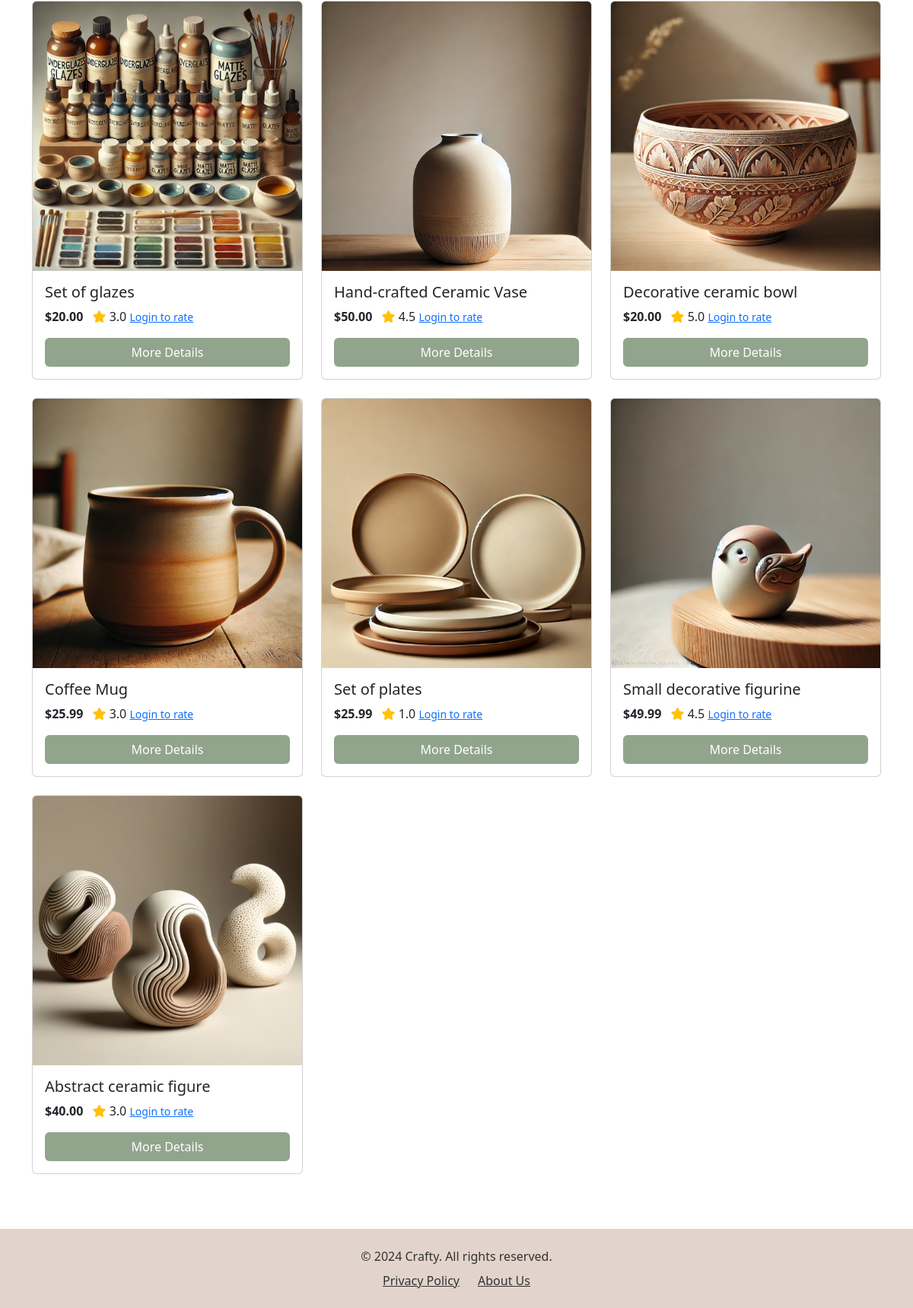
Before: /products/ (lower part) with the older database file.
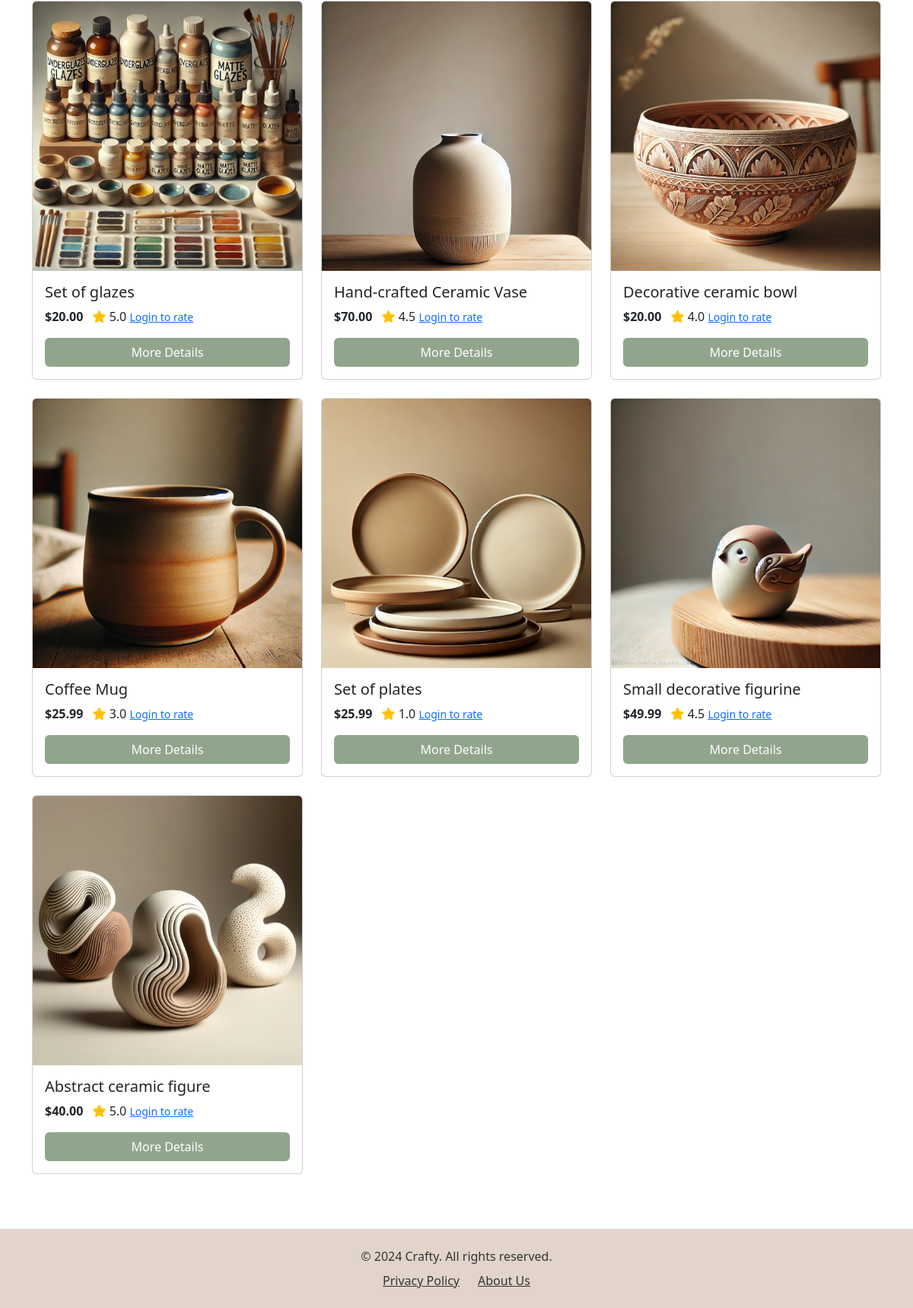
After: the same page with the newer database file.
### products/models.py (models this page shows, shortened)
class Item(models.Model):
    name = models.CharField(max_length=255)
    description = models.TextField(blank=True, null=True)
    price = models.DecimalField(max_digits=10, decimal_places=2)
    category = models.ForeignKey(Category, on_delete=models.CASCADE)
    subcategory = models.ForeignKey(SubCategory, on_delete=models.CASCADE, related_name='items', null=True, blank=True)
    image = models.ImageField(upload_to='item_images/', blank=True, null=True)

### products/views.py (the view, shortened to what this page needs)
# urls.py: path('', views.product_list, name='products'),  # Changed from 'products' to 'product_list'
def product_list(request):
    items = Item.objects.annotate(avg_rating=Avg('rating__stars'))
    query = request.GET.get('q')
    category = request.GET.get('category')
    if query:
        items = items.filter(name__icontains=query)
    context = {
        'items': items,
        'categories': Category.objects.all(),
    }
    return render(request, 'products/index.html', context)

### products/templates/products/index.html (shortened to what this page needs)
{% load static%}
<!DOCTYPE html>
<html lang="en">
    <head>
        <link href="https://cdn.jsdelivr.net/npm/bootstrap@5.3.1/dist/css/bootstrap.min.css" rel="stylesheet">
        <link rel="stylesheet" href="{% static 'home/styles.css' %}" >
        <link rel="stylesheet" href="{% static 'ratings/styles.css' %}" >
        <link href="https://cdnjs.cloudflare.com/ajax/libs/font-awesome/6.5.0/css/all.min.css" rel="stylesheet">
    </head>
    <body class="d-flex flex-column min-vh-100" >
        {% block content %}
        <div class="container my-5">
            <div class="row">
                {% for item in items %}
                <div class="col-md-4 mb-4">
                    <div class="card h-100">
                        {% if item.image %}
                            <img src="{{ item.image.url }}" class="card-img-top" alt="{{ item.name }}">
                        {% endif %}
                        <div class="card-body d-flex flex-column">
                            <h5 class="card-title">{{ item.name }}</h5>
                            <p class="card-text">
                                <strong>${{ item.price }}</strong>
                                <span class="ms-2">
                                    <i class="fas fa-star text-warning"></i>
                                    {{ item.avg_rating|default:"No ratings" }}
                                    {% if user.is_authenticated %}
                                        <div class="rating-container" data-item-id="{{ item.id }}">
                                            {% for i in "12345" %}
                                                <span class="star {% if item.avg_rating >= forloop.counter %}active{% endif %}" data-value="{{ forloop.counter }}">
                                                    {% if item.avg_rating >= forloop.counter %}
                                                        ★
                                                    {% else %}
                                                        ☆
                                                    {% endif %}
                                                </span>
                                            {% endfor %}
                                        </div>
                                    {% else %}
                                        <small class="text-muted">
                                            <a href="{% url 'login' %}?next={{ request.path }}">Login to rate</a>
                                        </small>
                                    {% endif %}
                                </span>
                            </p>
                            <a href="{% url 'product_detail' item.id %}" class="btn mt-auto" style="background-color: #a5a58d; color: #ffffff;">More Details</a>
                        </div>
                    </div>
                </div>
                {% empty %}
                <p>No items found.</p>
                {% endfor %}
            </div>
        </div>
        {% endblock %}
        <footer class=" py-4 mt-auto">
            <div class="container text-center">
                <p class="mb-0">
                    &copy; 2024 Crafty. All rights reserved.
                </p>
                <ul class="list-inline mt-2">
                    <li class="list-inline-item"><a href="#">Privacy Policy</a></li>
                    <li class="list-inline-item"><a href="{% url 'about' %}">About Us</a></li>
                </ul>
            </div>
        </footer>
    </body>
</html>

### home/templates/home/navbar.html (shortened to what this page needs)
{% load static %}

### home/static/home/styles.css (style rules this page uses)
footer { background-color: #e2d4cb !important; padding: 1rem !important; }
footer p { color: #333 !important; }
footer .list-inline { margin: 0; padding: 0; display: flex; justify-content: center; gap: 1rem; }
footer .list-inline-item a { color: #333 !important; }
button:not(.navbar button):not(.search-button):not(.btn-danger), .btn:not(.navbar .btn):not(.search-button):not(.cart_button):not(.btn-danger) { background-color: #91a58d !important; color: #ffffff !important; transition: all 0.3s ease; }
.card:not(.register-card):not(.team-card) { transition: transform 0.3s ease, box-shadow 0.3s ease; }

Changed rows visible on the page:
computed for Item "Set of glazes": avg_rating "3.0" → "5.0"
changed Item "Hand-crafted Ceramic Vase": price "50.00" → "70.00"
computed for Item "Decorative ceramic bowl": avg_rating "5.0" → "4.0"
computed for Item "Abstract ceramic figure": avg_rating "3.0" → "5.0"
